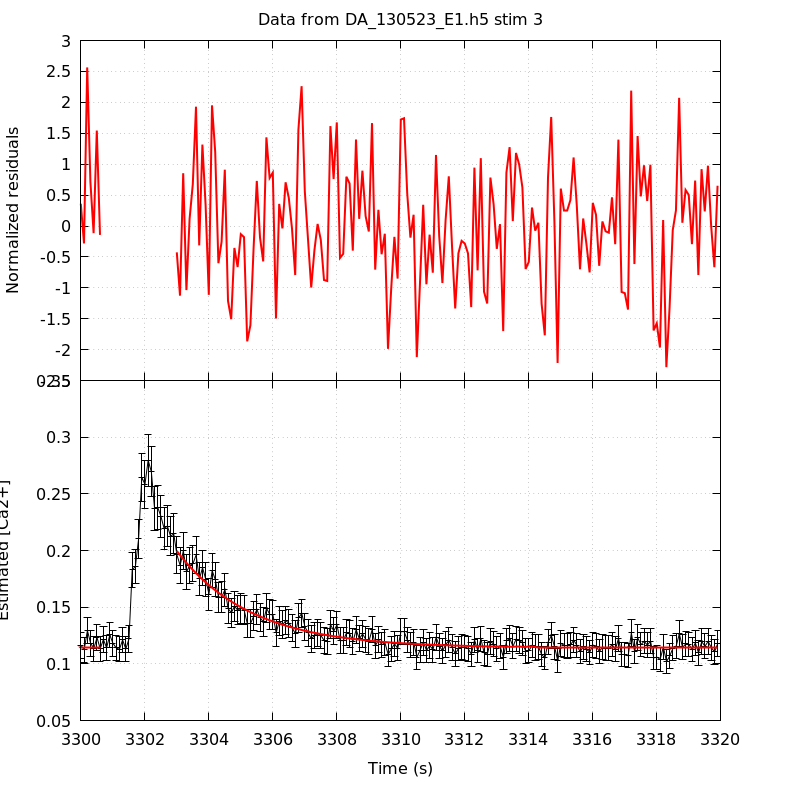

Generate this figure with gnuplot:
unset key
set grid
set multiplot title 'Data from DA_130523_E1.h5 stim 3' noenhanced layout 2,1 margins 0.1,0.9,0.1,0.95 spacing 0,0
set ylabel 'Normalized residuals'
set xtics format ''
plot 'DA_130523_E1_aba_RatioFit_s3' using 1:4 with lines linecolor rgb 'red' linewidth 2
set format x '%g'
set xlabel 'Time (s)'
set ylabel 'Estimated [Ca2+]'
plot 'DA_130523_E1_aba_CaRatio_s3' using 1:2:($3*1.96) with yerrorlines \
     linecolor rgb 'black' linewidth 1,                \
     'DA_130523_E1_aba_RatioFit_s3' using 1:3 with lines linecolor rgb 'red'\
     linewidth 2
unset multiplot
